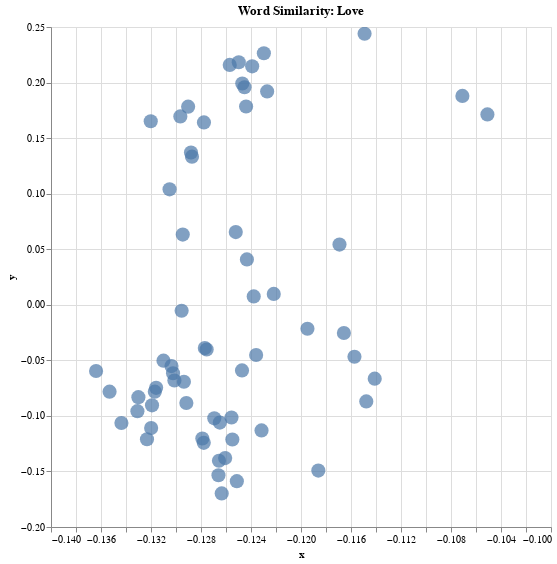

Source (notebook cell):
### Code cell
alt.Chart(df_2,title="Word Similarity: Love").mark_circle(size=200).encode(
    alt.X('x',
        scale=alt.Scale(zero=False)
    ), y="y",
    # If you click a point, take you to the URL link 
    # The categories that show up in the hover tooltip
    tooltip=['title', 'speaker_gender', 'speaker', 'act', 'context']
    ).interactive().properties(
    width=500,
    height=500
)

### Figure 1 — Vega-Lite specification as saved in the notebook (floating-point values rounded to 4 significant figures)
{"config": {"view": {"continuousWidth": 400, "continuousHeight": 300}}, "data": {"name": "data-da98e645b9b92bf70063a1c16557dc41"}, "mark": {"type": "circle", "size": 200}, "encoding": {"tooltip": [{"field": "title", "type": "nominal"}, {"field": "speaker_gender", "type": "nominal"}, {"field": "speaker", "type": "nominal"}, {"field": "act", "type": "nominal"}, {"field": "context", "type": "nominal"}], "x": {"field": "x", "scale": {"zero": false}, "type": "quantitative"}, "y": {"field": "y", "type": "quantitative"}}, "height": 500, "selection": {"selector010": {"type": "interval", "bind": "scales", "encodings": ["x", "y"]}}, "title": "Word Similarity: Love", "width": 500, "$schema": "https://vega.github.io/schema/vega-lite/v4.17.0.json", "datasets": {"data-da98e645b9b92bf70063a1c16557dc41": [{"x": -0.1331, "y": -0.09572, "context": "tell him from me, as he will win my **love**, he bear himself with honorable action, such as", "tokens": "tell him from me , as he will win my love , he bear himself with honorable action , such as", "title": "The Taming of the Shrew", "speaker_gender": "M", "speaker": "Lord", "act": "induction"}, {"x": -0.1251, "y": -0.1587, "context": "humble wife may show her duty and make known her **love** and then with kind embracements, tempting kisses,", "tokens": "humble wife may show her duty and make known her love and then with kind embrace ##ments , tempting kisses ,", "title": "The Taming of the Shrew", "speaker_gender": "M", "speaker": "Lord", "act": "induction"}, {"x": -0.1287, "y": 0.1333, "context": "studded all with gold and pearl dost thou **love** hawking thou hast hawks will soar above", "tokens": "stud ##ded all with gold and pearl dos ##t thou love hawk ##ing thou has ##t hawks will so ##ar above", "title": null, "speaker_gender": null, "speaker": null, "act": null}, {"x": -0.1295, "y": 0.06314, "context": "fleeter than the roe servingman dost thou **love** pictures we will fetch thee straight adonis painted by", "tokens": "fleet ##er than the roe serving ##man dos ##t thou love pictures we will fetch thee straight ad ##onis painted by", "title": null, "speaker_gender": null, "speaker": null, "act": null}, {"x": -0.1247, "y": -0.05905, "context": "of great italy, and by my father ’ s **love** and leave am armed with his goodwill and thy good", "tokens": "of great italy , and by my father ’ s love and leave am armed with his goodwill and thy good", "title": "The Taming of the Shrew", "speaker_gender": "M", "speaker": "Lucentio", "act": "1"}, {"x": -0.1227, "y": 0.1921, "context": "a husband for the elder if either of you both **love** katherine, because i know you well and **love** you", "tokens": "a husband for the elder if either of you both love katherine , because i know you well and love you", "title": "The Taming of the Shrew", "speaker_gender": "M", "speaker": "Baptista", "act": "1"}, {"x": -0.1247, "y": 0.1991, "context": "both **love** katherine, because i know you well and **love** you well, leave shall you have to court her", "tokens": "both love katherine , because i know you well and love you well , leave shall you have to court her", "title": "The Taming of the Shrew", "speaker_gender": "M", "speaker": "Baptista", "act": "1"}, {"x": -0.1297, "y": 0.1695, "context": "lease thee, good bianca, for i will **love** thee ne ’ er the less, my girl,", "tokens": "##lea ##se thee , good bianca , for i will love thee ne ’ er the less , my girl ,", "title": "The Taming of the Shrew", "speaker_gender": "M", "speaker": "Baptista", "act": "1"}, {"x": -0.133, "y": -0.08313, "context": "good here ’ s none will hold you — their **love** is not so great, hortensio,", "tokens": "good here ’ s none will hold you — their love is not so great , ho ##rte ##ns ##io ,", "title": "The Taming of the Shrew", "speaker_gender": "M", "speaker": "Gremio", "act": "1"}, {"x": -0.1294, "y": -0.06931, "context": "’ s dough on both sides farewell yet for the **love** i bear my sweet bianca, if i can by", "tokens": "’ s dough on both sides farewell yet for the love i bear my sweet bianca , if i can by", "title": "The Taming of the Shrew", "speaker_gender": "M", "speaker": "Gremio", "act": "1"}, {"x": -0.1266, "y": -0.1404, "context": "fair mistress and be happy rivals in bianca ’ s **love** ) to labor and effect one thing specially what ’", "tokens": "fair mistress and be happy rivals in bianca ’ s love ) to labor and effect one thing specially what ’", "title": "The Taming of the Shrew", "speaker_gender": "M", "speaker": "Hortensio", "act": "1"}, {"x": -0.1302, "y": -0.06163, "context": ", sir, tell me, is it possible that **love** should of a sudden take such hold o tranio", "tokens": ", sir , tell me , is it possible that love should of a sudden take such hold o tran ##io", "title": "The Taming of the Shrew", "speaker_gender": "M", "speaker": "Tranio", "act": "1"}, {"x": -0.1301, "y": -0.06812, "context": "i stood looking on, i found the effect of **love**-in-idleness, and now in plain", "tokens": "i stood looking on , i found the effect of love - in - idle ##ness , and now in plain", "title": "The Taming of the Shrew", "speaker_gender": "M", "speaker": "Lucentio", "act": "1"}, {"x": -0.1277, "y": -0.03898, "context": "you now affection is not rated from the heart if **love** have touched you, naught remains but so:", "tokens": "you now affection is not rated from the heart if love have touched you , na ##ught remains but so :", "title": "The Taming of the Shrew", "speaker_gender": "M", "speaker": "Tranio", "act": "1"}, {"x": -0.123, "y": 0.2264, "context": "trance — i pray, awake, sir if you **love** the maid, bend thoughts and wits to achieve her", "tokens": "trance — i pray , awake , sir if you love the maid , bend thoughts and wits to achieve her", "title": "The Taming of the Shrew", "speaker_gender": "M", "speaker": "Tranio", "act": "1"}, {"x": -0.1269, "y": -0.1022, "context": "father rid his hands of her, master, your **love** must live a maid at home, and therefore has", "tokens": "father rid his hands of her , master , your love must live a maid at home , and therefore has", "title": "The Taming of the Shrew", "speaker_gender": "M", "speaker": "Tranio", "act": "1"}, {"x": -0.1245, "y": 0.1958, "context": "to be lucentio, because so well i **love** lucentio tranio, be so, because", "tokens": "to be luce ##nti ##o , because so well i love luce ##nti ##o tran ##io , be so , because", "title": null, "speaker_gender": null, "speaker": null, "act": null}, {"x": -0.1255, "y": -0.1212, "context": "she as foul as was florentius ’ **love**, as old as sibyl, and as", "tokens": "she as foul as was fl ##ore ##nti ##us ’ love , as old as si ##by ##l , and as", "title": "The Taming of the Shrew", "speaker_gender": "M", "speaker": "Petruchio", "act": "2"}, {"x": -0.1278, "y": -0.1243, "context": "more, suitors to her and rivals in my **love**, supposing it a thing impossible, for", "tokens": "more , suit ##ors to her and rivals in my love , su ##pp ##osing it a thing impossible , for", "title": "The Taming of the Shrew", "speaker_gender": "M", "speaker": "Hortensio", "act": "2"}, {"x": -0.1157, "y": -0.04673, "context": "device at least, have leave and leisure to make **love** to her and unsuspected court her by", "tokens": "device at least , have leave and leisure to make love to her and un ##sus ##pe ##cted court her by", "title": "The Taming of the Shrew", "speaker_gender": "M", "speaker": "Hortensio", "act": "2"}, {"x": -0.1266, "y": -0.1534, "context": "grumio, it is the rival of my **love** petruchio, stand by awhile petruchio", "tokens": "gr ##umi ##o , it is the rival of my love pet ##ru ##chio , stand by awhile pet ##ru ##chio", "title": "The Taming of the Shrew", "speaker_gender": "M", "speaker": "Hortensio", "act": "2"}, {"x": -0.1232, "y": -0.113, "context": "ll have them very fairly bound, all books of **love** see that at any hand, and see you read", "tokens": "ll have them very fairly bound , all books of love see that at any hand , and see you read", "title": "The Taming of the Shrew", "speaker_gender": "M", "speaker": "Gremio", "act": "2"}, {"x": -0.1261, "y": -0.138, "context": "o, ’ tis now no time to vent our **love** listen to me, and if you speak me fair", "tokens": "##o , ’ tis now no time to vent our love listen to me , and if you speak me fair", "title": "The Taming of the Shrew", "speaker_gender": "M", "speaker": "Hortensio", "act": "2"}, {"x": -0.1244, "y": 0.1784, "context": "hand, i pray, as lucentio i **love** no chiders, sir biondello, let", "tokens": "hand , i pray , as luce ##nti ##o i love no chi ##ders , sir bio ##nde ##llo , let", "title": null, "speaker_gender": null, "speaker": null, "act": null}, {"x": -0.1141, "y": -0.06651, "context": "’ ll know: that she ’ s the choice **love** of signior gremio that she ’ s", "tokens": "’ ll know : that she ’ s the choice love of sign ##ior gr ##emi ##o that she ’ s", "title": "The Taming of the Shrew", "speaker_gender": "M", "speaker": "Baptista", "act": "2"}, {"x": -0.1236, "y": -0.04524, "context": "dance barefoot on her wedding day and, for your **love** to her, lead apes in hell talk not to", "tokens": "dance barefoot on her wedding day and , for your love to her , lead apes in hell talk not to", "title": "The Taming of the Shrew", "speaker_gender": "F", "speaker": "Katherine", "act": "1"}, {"x": -0.1256, "y": -0.1015, "context": "tell me, if i get your daughter ’ s **love**, what dowry shall i have with her to wife", "tokens": "tell me , if i get your daughter ’ s love , what dowry shall i have with her to wife", "title": "The Taming of the Shrew", "speaker_gender": "M", "speaker": "Petruchio", "act": "1"}, {"x": -0.1344, "y": -0.1064, "context": "special thing is well obtained, that is, her **love**, for that is all in all why, that", "tokens": "special thing is well obtained , that is , her love , for that is all in all why , that", "title": "The Taming of the Shrew", "speaker_gender": "M", "speaker": "Baptista", "act": "1"}, {"x": -0.125, "y": 0.2182, "context": "world, it is a lusty wench i **love** her ten times more than ere i did o", "tokens": "world , it is a lust ##y wen ##ch i love her ten times more than er ##e i did o", "title": "The Taming of the Shrew", "speaker_gender": "M", "speaker": "Petruchio", "act": "1"}, {"x": -0.1186, "y": -0.1492, "context": "that in a twink she won me to her **love** o, you are novices ’ tis a world", "tokens": "that in a twin ##k she won me to her love o , you are novice ##s ’ tis a world", "title": null, "speaker_gender": null, "speaker": null, "act": null}, {"x": -0.1288, "y": 0.1371, "context": ", as lucentio and i am one that **love** bianca more than words can witness or your thoughts can", "tokens": ", as luce ##nti ##o and i am one that love bianca more than words can witness or your thoughts can", "title": "The Taming of the Shrew", "speaker_gender": "M", "speaker": "Tranio", "act": "1"}, {"x": -0.1305, "y": 0.1039, "context": "lucentio youngling, thou canst not **love** so dear as i, as lucentio gray", "tokens": "luce ##nti ##o young ##ling , thou cans ##t not love so dear as i , as luce ##nti ##o gray", "title": null, "speaker_gender": null, "speaker": null, "act": null}, {"x": -0.1364, "y": -0.0596, "context": ", as lucentio graybeard, thy **love** doth freeze, as lucentio but thin", "tokens": ", as luce ##nti ##o gray ##be ##ard , thy love dot ##h freeze , as luce ##nti ##o but thin", "title": null, "speaker_gender": null, "speaker": null, "act": null}, {"x": -0.1263, "y": -0.1698, "context": "daughter greatest dower shall have my bianca ’ s **love** say, signior gremio, what can", "tokens": "daughter greatest dow ##er shall have my bianca ’ s love say , sign ##ior gr ##emi ##o , what can", "title": null, "speaker_gender": null, "speaker": null, "act": null}, {"x": -0.132, "y": -0.1109, "context": "geia tellus, disguised thus to get your **love**, hic steterat, and that luce", "tokens": "##ge ##ia tell ##us , disguised thus to get your love , hi ##c ste ##tera ##t , and that luce", "title": "The Taming of the Shrew", "speaker_gender": "M", "speaker": "Lucentio", "act": "1"}, {"x": -0.1323, "y": -0.1211, "context": "for my life the knave doth court my **love** pedascule, i ’ ll watch you better", "tokens": "for my life the kn ##ave dot ##h court my love pe ##das ##cule , i ’ ll watch you better", "title": "The Taming of the Shrew", "speaker_gender": "M", "speaker": "Hortensio", "act": "1"}, {"x": -0.1148, "y": -0.087, "context": "methinks he looks as though he were in **love** yet if thy thoughts, bianca, be so humble", "tokens": "met ##hin ##ks he looks as though he were in love yet if thy thoughts , bianca , be so humble", "title": "The Taming of the Shrew", "speaker_gender": "M", "speaker": "Hortensio", "act": "1"}, {"x": -0.1169, "y": 0.05414, "context": "and lucentio exit but, sir, to **love** concerneth us to add her father ’ s liking", "tokens": "and luce ##nti ##o exit but , sir , to love concern ##eth us to add her father ’ s liking", "title": "The Taming of the Shrew", "speaker_gender": "M", "speaker": "Tranio", "act": "2"}, {"x": -0.1149, "y": 0.2439, "context": "treat me how you can now, if you **love** me, stay grumio, my horse a", "tokens": "##tre ##at me how you can now , if you love me , stay gr ##umi ##o , my horse a", "title": "The Taming of the Shrew", "speaker_gender": "M", "speaker": "Hortensio", "act": "2"}, {"x": -0.1278, "y": 0.1641, "context": "from the dresser and serve it thus to me that **love** it not there, take it to you, trench", "tokens": "from the dresser and serve it thus to me that love it not there , take it to you , trench", "title": null, "speaker_gender": null, "speaker": null, "act": null}, {"x": -0.1222, "y": 0.009787, "context": "i read that i profess, the art to **love**, as cambio and may you prove, sir", "tokens": "i read that i prof ##ess , the art to love , as cam ##bio and may you prove , sir", "title": null, "speaker_gender": null, "speaker": null, "act": null}, {"x": -0.1353, "y": -0.07818, "context": "litio, as lucentio o despiteful **love**, unconstant womankind i tell thee", "tokens": "lit ##io , as luce ##nti ##o o despite ##ful love , un ##con ##stan ##t woman ##kind i tell thee", "title": "The Taming of the Shrew", "speaker_gender": "M", "speaker": "Tranio", "act": "2"}, {"x": -0.1279, "y": -0.1203, "context": "so contented, forswear bianca and her **love** forever, as lucentio see how they kiss", "tokens": "so content ##ed , for ##sw ##ear bianca and her love forever , as luce ##nti ##o see how they kiss", "title": null, "speaker_gender": null, "speaker": null, "act": null}, {"x": -0.1317, "y": -0.07821, "context": "not their beauteous looks, shall win my **love**, and so i take my leave, in resolution", "tokens": "not their beau ##te ##ous looks , shall win my love , and so i take my leave , in resolution", "title": "The Taming of the Shrew", "speaker_gender": "M", "speaker": "Baptista", "act": "1"}, {"x": -0.131, "y": -0.05028, "context": "i have ta ’ en you napping, gentle **love**, and have forsworn you with horte", "tokens": "i have ta ’ en you nap ##ping , gentle love , and have for ##sw ##orn you with ho ##rte", "title": "The Taming of the Shrew", "speaker_gender": "M", "speaker": "Hortensio", "act": "2"}, {"x": -0.1316, "y": -0.07476, "context": "if he were the right vincentio take in your **love**, and then let me alone lucentio and", "tokens": "if he were the right vincent ##io take in your love , and then let me alone luce ##nti ##o and", "title": "The Taming of the Shrew", "speaker_gender": "M", "speaker": "Tranio", "act": "2"}, {"x": -0.1319, "y": -0.09053, "context": "these wants, he does it under name of perfect **love**, as who should say, if i should sleep", "tokens": "these wants , he does it under name of perfect love , as who should say , if i should sleep", "title": "The Taming of the Shrew", "speaker_gender": "F", "speaker": "Katherine", "act": "3"}, {"x": -0.1071, "y": 0.188, "context": "piece of beef and mustard a dish that i do **love** to feed upon ay, but the mustard is", "tokens": "piece of beef and mustard a dish that i do love to feed upon a ##y , but the mustard is", "title": null, "speaker_gender": null, "speaker": null, "act": null}, {"x": -0.1238, "y": 0.007532, "context": "uck up thy spirits look cheerfully upon me here, **love**, thou seest how diligent i am", "tokens": "##uck up thy spirits look cheerfully upon me here , love , thou sees ##t how dil ##igen ##t i am", "title": "The Taming of the Shrew", "speaker_gender": "M", "speaker": "Petruchio", "act": "3"}, {"x": -0.1166, "y": -0.0254, "context": "nsio prepare to eat and now, my honey **love**, will we return unto thy father ’ s house", "tokens": "##ns ##io prepare to eat and now , my honey love , will we return unto thy father ’ s house", "title": "The Taming of the Shrew", "speaker_gender": "M", "speaker": "Petruchio", "act": "3"}, {"x": -0.1257, "y": 0.2159, "context": "a bauble, a silken pie i **love** thee well in that thou lik ’ st it", "tokens": "a ba ##ub ##le , a silk ##en pie i love thee well in that thou li ##k ’ st it", "title": "The Taming of the Shrew", "speaker_gender": "M", "speaker": "Petruchio", "act": "3"}, {"x": -0.1051, "y": 0.1713, "context": "well in that thou lik ’ st it not **love** me, or **love** me not, i like the", "tokens": "well in that thou li ##k ’ st it not love me , or love me not , i like the", "title": "The Taming of the Shrew", "speaker_gender": "F", "speaker": "Katherine", "act": "3"}, {"x": -0.1239, "y": 0.2146, "context": "lik ’ st it not **love** me, or **love** me not, i like the cap, and it", "tokens": "li ##k ’ st it not love me , or love me not , i like the cap , and it", "title": "The Taming of the Shrew", "speaker_gender": "F", "speaker": "Katherine", "act": "3"}, {"x": -0.1292, "y": -0.0884, "context": "o made me acquainted with a weighty cause of **love** between your daughter and himself and, for the good", "tokens": "##o made me acquainted with a weight ##y cause of love between your daughter and himself and , for the good", "title": "The Taming of the Shrew", "speaker_gender": "M", "speaker": "Merchant", "act": "4"}, {"x": -0.1304, "y": -0.05515, "context": "good report i hear of you, and for the **love** he beareth to your daughter and she to him", "tokens": "good report i hear of you , and for the love he bear ##eth to your daughter and she to him", "title": "The Taming of the Shrew", "speaker_gender": "M", "speaker": "Merchant", "act": "4"}, {"x": -0.132, "y": 0.1651, "context": "it is your son lucentio here doth **love** my daughter, and she loveth him, or", "tokens": "it is your son luce ##nti ##o here dot ##h love my daughter , and she love ##th him , or", "title": "The Taming of the Shrew", "speaker_gender": "M", "speaker": "Baptista", "act": "4"}, {"x": -0.129, "y": 0.1783, "context": "o here doth **love** my daughter, and she loveth him, or both dissemble deeply their", "tokens": "##o here dot ##h love my daughter , and she love ##th him , or both di ##sse ##mble deeply their", "title": "The Taming of the Shrew", "speaker_gender": "M", "speaker": "Baptista", "act": "4"}, {"x": -0.1195, "y": -0.02162, "context": "cambio cambio is changed into lucentio **love** wrought these miracles bianca ’ s **love** made me exchange", "tokens": "cam ##bio cam ##bio is changed into luce ##nti ##o love wrought these miracles bianca ’ s love made me exchange", "title": "The Taming of the Shrew", "speaker_gender": "M", "speaker": "Lucentio", "act": "1"}, {"x": -0.1265, "y": -0.1061, "context": "lucentio **love** wrought these miracles bianca ’ s **love** made me exchange my state with tranio, while", "tokens": "luce ##nti ##o love wrought these miracles bianca ’ s love made me exchange my state with tran ##io , while", "title": "The Taming of the Shrew", "speaker_gender": "M", "speaker": "Lucentio", "act": "1"}, {"x": -0.1243, "y": 0.04081, "context": "thee a kiss she kisses him now pray thee, **love**, stay she kisses him is not this well come", "tokens": "thee a kiss she kisses him now pray thee , love , stay she kisses him is not this well come", "title": "The Taming of the Shrew", "speaker_gender": "F", "speaker": "Katherine", "act": "1"}, {"x": -0.1295, "y": -0.005351, "context": "bodes marry, peace it bodes, and **love**, and quiet life, an awful rule, and", "tokens": "bo ##des marry , peace it bo ##des , and love , and quiet life , an awful rule , and", "title": "The Taming of the Shrew", "speaker_gender": "M", "speaker": "Petruchio", "act": "2"}, {"x": -0.1275, "y": -0.04026, "context": "and craves no other tribute at thy hands but **love**, fair looks, and true obedience — too little", "tokens": "and cr ##aves no other tribute at thy hands but love , fair looks , and true obedience — too little", "title": "The Taming of the Shrew", "speaker_gender": "F", "speaker": "Katherine", "act": "2"}, {"x": -0.1252, "y": 0.06541, "context": ", and sway when they are bound to serve, **love**, and obey why are our bodies soft and weak", "tokens": ", and sway when they are bound to serve , love , and obey why are our bodies soft and weak", "title": null, "speaker_gender": null, "speaker": null, "act": null}]}}
